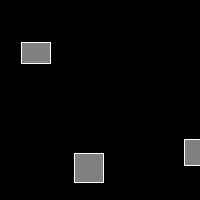
Frame 1 (no input)
Frame 60 (the mouse pressed at the canvas centre just before this capture): identical to frame 1, image omitted
Frame 120 (the mouse held since frame 60 and released just before this capture): identical to frame 1, image omitted

The Processing sketch that drew this single still picture (run headless with seeded random() and noise(); from frame 60 on, the mouse is pressed at the canvas centre):

// Processing sketch: MouseScrollingSimple
// ── MouseScrollingSimple.pde
/**
 * MouseScrollingSimple
 * 2017-09-06 Processing 3.3.5
 * Move the mouse to the edges of the screen to scroll across the background.
 * Collision detection works within the offset coordinate context.
 */
PGraphics pg;
float x = 0;
float y = 0;
int margin = 30;
int speed = 5;

int[][] qarray = {
  {   21,  42, 29, 21  }, 
  {   74, 153, 29, 29  }, 
  {   87, 358, 20, 28  }, 
  {  141, 328, 20, 29  }, 
  {  102, 216, 20, 28  }, 
  {  114, 259, 26, 22  }, 
  {  184, 139, 26, 26  }, 
  {  208, 311, 25, 29  }, 
  {  269, 287, 25, 25  }, 
  {  281,  91, 24, 21  }, 
  {  292, 184, 23, 27  }, 
  {  335, 168, 23, 24  }  };

void setup() {
  size(200, 200);
  // create background image buffer
  pg = createGraphics(400, 400);
  // draw quads once only to background image buffer
  pg.beginDraw();
  pg.fill(128);
  pg.stroke(255);
  for (int i=0; i<qarray.length; i++) {
    int[] q = qarray[i];
    pg.rect(q[0]-x, q[1]-y, q[2], q[3]);
  }
  pg.endDraw();
}

void draw() {
  background(0);
  // update scroll location
  update(mouseX, mouseY);
  // set draw coordinates to scroll offset
  translate(-x, -y);
  // draw background at scroll offset
  image(pg, 0, 0);
  // draw highlighted quad(s) at coordinates aligned to background
  for (int[]q : qarray) {
    if (x + mouseX > q[0] && x + mouseX < q[0] + q[2]) {
      if (y + mouseY > q[1] && y + mouseY < q[1] + q[3]) {
        fill(255, 0, 0);
        rect(q[0], q[1], q[2], q[3]);
        fill(255);
      }
    }
  }
}

/**
 * scroll the background when mouse is near screen edge
 */
void update(float mouseX, float mouseY) {
  if (mouseX <= margin) {
    x = x - speed;
    x = constrain(x, 0, pg.width-width);
  } else if (mouseX >= width - margin) {
    x = x + speed;
    x = constrain(x, 0, pg.width-width);
  }
  if (mouseY <= margin) {
    y = y - speed;
    y = constrain(y, 0, pg.height-height);
  } else if (mouseY >= height - margin) {
    y = y + speed;
    y = constrain(y, 0, pg.height-height);
  }
}
